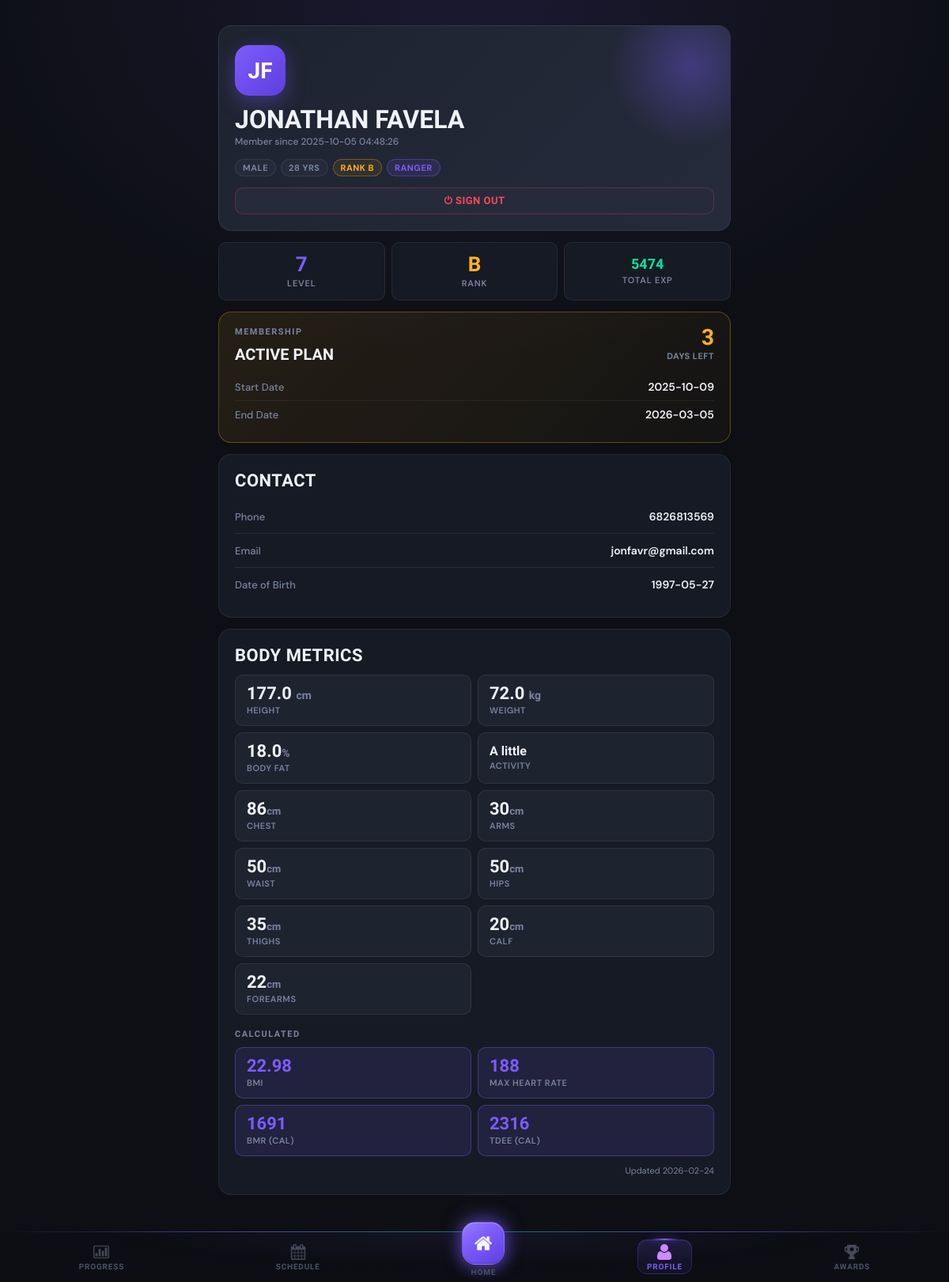
The app's page /profile (signed in) with its own data.
### tables this page shows
CREATE TABLE clients (
                client_id INTEGER PRIMARY KEY AUTOINCREMENT,
                phone_number TEXT UNIQUE NOT NULL,
                pin_hash TEXT NOT NULL,
                first_name TEXT NOT NULL,
                last_name TEXT NOT NULL,
                email TEXT,
                date_of_birth DATE,
                gender TEXT,
                registration_date DATETIME DEFAULT CURRENT_TIMESTAMP,
                status TEXT DEFAULT 'active',
                profile_photo_path TEXT
            );

CREATE TABLE client_gamification (
                gamification_id INTEGER PRIMARY KEY AUTOINCREMENT,
                client_id INTEGER UNIQUE NOT NULL,
                current_level INTEGER DEFAULT 1,
                current_exp INTEGER DEFAULT 0,
                total_exp INTEGER DEFAULT 0,
                rank TEXT DEFAULT 'E',
                client_class TEXT,
                class_unlocked_at_level INTEGER, current_streak INTEGER DEFAULT 0, longest_streak INTEGER DEFAULT 0, total_reps INTEGER DEFAULT 0, workouts_completed INTEGER DEFAULT 0,
                FOREIGN KEY (client_id) REFERENCES clients(client_id) ON DELETE CASCADE
            );

CREATE TABLE client_physical_data (
                physical_id INTEGER PRIMARY KEY AUTOINCREMENT,
                client_id INTEGER NOT NULL,
                height_cm REAL,
                weight_kg REAL,
                body_fat_percentage REAL,
                measurement_date DATE DEFAULT CURRENT_DATE,
                notes TEXT, `activity` TEXT, `chest_cm` TEXT, `arms_cm` TEXT, `forearms_cm` TEXT, `waist_cm` TEXT, `thighs_cm` TEXT, `hips_cm` TEXT, `claf_cm` TEXT,
                FOREIGN KEY (client_id) REFERENCES clients(client_id) ON DELETE CASCADE
            );

### main.py (the view)
@app.route('/profile')
@login_required
def profile():
    client_id = session['client_id']
    client = Client.get_by_id(client_id)
    physical_data = client.get_latest_physical_data()
    gam_data = client.get_gamification_data()
    physical_data_calculated = {}
    if physical_data:
        physical_data_calculated['bmi_value'] = round((physical_data['weight_kg'] / ((physical_data['height_cm'] / 100) ** 2)), 2)
        physical_data_calculated['mhr_value'] = int(208 - (0.7 * client.age))
        if client.gender == 'Male':
            physical_data_calculated['bmr_value'] = int((10 * physical_data['weight_kg']) + (6.25 * physical_data['height_cm']) - (5 * client.age) + 5)
        else:
            physical_data_calculated['bmr_value'] = int((10 * physical_data['weight_kg']) + (6.25 * physical_data['height_cm']) - (5 * client.age) - 161)
        if physical_data['activity'] == "Extreme":
            physical_data_calculated['tdee_value'] = int(physical_data_calculated['bmr_value'] * 1.9)
        elif physical_data['activity'] == "A lot":
            physical_data_calculated['tdee_value'] = int(physical_data_calculated['bmr_value'] * 1.72)
        elif physical_data['activity'] == "Some":
            physical_data_calculated['tdee_value'] = int(physical_data_calculated['bmr_value'] * 1.55)
        elif physical_data['activity'] == "A little":
            physical_data_calculated['tdee_value'] = int(physical_data_calculated['bmr_value'] * 1.37)
        else:
            physical_data_calculated['tdee_value'] = int(physical_data_calculated['bmr_value'] * 1.2)
    mc = MembershipController()
    membership = mc.get_client_membership(client_id)
    if membership:
        start_date = datetime.strptime(membership['start_date'], '%Y-%m-%d').date()
        end_date = datetime.strptime(membership['end_date'], '%Y-%m-%d').date()
        days_left = (end_date - date.today()).days
    return render_template('profile.html',
                         client=client,
                         physical_data=physical_data,
                         physical_data_calculated = physical_data_calculated,
                         gam_data=gam_data,
                         membership=membership,
                         start_date=start_date,
                         end_date=end_date,
                         days_left=days_left)

### controllers/membership_controller.py (called while the page is built)
    def get_client_membership(self, client_id):
        query = """
            SELECT * FROM client_memberships
            WHERE client_id = ?
            ORDER BY end_date DESC
            LIMIT 1
        """
        result = self.db.execute_query(query, (client_id,))
        return dict(result[0]) if result else None

### database/db_manager.py (called while the page is built)
    def connect(self):
        self.conn = sqlite3.connect(self.db_name)
        self.conn.row_factory = sqlite3.Row  # Access columns by name
        self.cursor = self.conn.cursor()

    def disconnect(self):
        if self.conn:
            self.conn.close()

    def execute_query(self, query, params=None):
        self.connect()
        if params:
            self.cursor.execute(query, params)
        else:
            self.cursor.execute(query)
        results = self.cursor.fetchall()
        self.disconnect()
        return results

### main.py (called while the page is built)
def login_required(f):
    @wraps(f)
    def decorated_function(*args, **kwargs):
        if 'client_id' not in session:
            return redirect(url_for('login'))
        return f(*args, **kwargs)
    return decorated_function

### models/client.py (called while the page is built)
    @property
    def full_name(self):
        return f"{self.first_name} {self.last_name}"

    @property
    def age(self):
        if self.date_of_birth:
            if isinstance(self.date_of_birth, str):
                dob = datetime.strptime(self.date_of_birth, '%Y-%m-%d').date()
            else:
                dob = self.date_of_birth
            today = date.today()
            return today.year - dob.year - ((today.month, today.day) < (dob.month, dob.day))
        return None

    def get_latest_physical_data(self):
        db = DatabaseManager()
        query = '''
            SELECT * FROM client_physical_data
            WHERE client_id=?
            ORDER BY measurement_date DESC
            LIMIT 1
        '''
        result = db.execute_query(query, (self.client_id,))
        return dict(result[0]) if result else None

    def get_gamification_data(self):
        db = DatabaseManager()
        query = 'SELECT * FROM client_gamification WHERE client_id=?'
        result = db.execute_query(query, (self.client_id,))
        return dict(result[0]) if result else None

### templates/profile.html (shortened to what this page needs)
{% extends "base.html" %}
{% block content %}
<div class="profile-hero">
    <div class="profile-avatar">
        {{ client.first_name[0] }}{{ client.last_name[0] if client.last_name else '' }}
    </div>
    <div class="profile-name">{{ client.full_name }}</div>
    <div class="profile-since">Member since {{ client.registration_date }}</div>
    <div class="profile-tags">
        {% if client.gender %}<span class="tag">{{ client.gender }}</span>{% endif %}
        {% if client.age %}<span class="tag">{{ client.age }} yrs</span>{% endif %}
        {% if gam_data %}<span class="tag tag-amber">Rank {{ gam_data.rank }}</span>{% endif %}
        {% if gam_data and gam_data.client_class %}<span class="tag tag-brand">{{ gam_data.client_class }}</span>{% endif %}
    </div>
    <a href="{{ url_for('logout') }}" class="btn btn-ghost btn-sm" style="margin-top:14px; color:var(--red); border-color:rgba(255,71,87,0.25); width:100%; justify-content:center;">
        ⏻ Sign Out
    </a>
</div>
{% if gam_data %}
<div class="gam-row">
    <div class="gam-cell">
        <span class="gam-cell-val" style="color:var(--brand);">{{ gam_data.current_level }}</span>
        <span class="gam-cell-lbl">Level</span>
    </div>
    <div class="gam-cell">
        <span class="gam-cell-val" style="color:var(--amber);">{{ gam_data.rank }}</span>
        <span class="gam-cell-lbl">Rank</span>
    </div>
    <div class="gam-cell">
        <span class="gam-cell-val" style="color:var(--green); font-size:18px; padding-top:4px;">{{ gam_data.total_exp }}</span>
        <span class="gam-cell-lbl">Total EXP</span>
    </div>
</div>
{% endif %}
{% if membership %}
{% set mem_class = 'active-membership' if days_left > 5 else ('expiring' if days_left > 0 else 'expired') %}
<div class="membership-card {{ mem_class }}">
    <div class="membership-header">
        <div>
            <div class="section-label">Membership</div>
            <div class="membership-title">Active Plan</div>
        </div>
        <div>
            <div class="days-left-badge {% if days_left > 5 %}ok{% elif days_left > 0 %}warn{% else %}danger{% endif %}">
                {{ days_left if days_left > 0 else '0' }}
            </div>
            <div class="days-left-sub">Days Left</div>
        </div>
    </div>
    <div class="row-item" style="padding:8px 0; border-color:rgba(255,255,255,0.06);">
        <span class="row-item-label">Start Date</span>
        <span class="row-item-value">{{ start_date }}</span>
    </div>
    <div class="row-item" style="padding:8px 0; border-bottom:none;">
        <span class="row-item-label">End Date</span>
        <span class="row-item-value">{{ end_date }}</span>
    </div>
</div>
{% endif %}
<div class="card">
    <h2>Contact</h2>
    <div class="row-item">
        <span class="row-item-label">Phone</span>
        <span class="row-item-value">{{ client.phone_number }}</span>
    </div>
    <div class="row-item">
        <span class="row-item-label">Email</span>
        <span class="row-item-value">{{ client.email or '—' }}</span>
    </div>
    <div class="row-item">
        <span class="row-item-label">Date of Birth</span>
        <span class="row-item-value">{{ client.date_of_birth or '—' }}</span>
    </div>
</div>
{% if physical_data %}
<div class="card">
    <h2>Body Metrics</h2>
    <div class="metrics-grid">
        <div class="metric-item">
            <span class="metric-val">{{ physical_data.height_cm }} <small style="font-size:14px;color:var(--text-muted);">cm</small></span>
            <span class="metric-lbl">Height</span>
        </div>
        <div class="metric-item">
            <span class="metric-val">{{ physical_data.weight_kg }} <small style="font-size:14px;color:var(--text-muted);">kg</small></span>
            <span class="metric-lbl">Weight</span>
        </div>
        {% if physical_data.body_fat_percentage %}
        <div class="metric-item">
            <span class="metric-val">{{ physical_data.body_fat_percentage }}<small style="font-size:14px;color:var(--text-muted);">%</small></span>
            <span class="metric-lbl">Body Fat</span>
        </div>
        {% endif %}
        <div class="metric-item">
            <span class="metric-val" style="font-size:16px; padding-top:3px;">{{ physical_data.activity }}</span>
            <span class="metric-lbl">Activity</span>
        </div>
        {% if physical_data.chest_cm %}<div class="metric-item"><span class="metric-val">{{ physical_data.chest_cm }}<small style="font-size:13px;color:var(--text-muted);">cm</small></span><span class="metric-lbl">Chest</span></div>{% endif %}
        {% if physical_data.arms_cm %}<div class="metric-item"><span class="metric-val">{{ physical_data.arms_cm }}<small style="font-size:13px;color:var(--text-muted);">cm</small></span><span class="metric-lbl">Arms</span></div>{% endif %}
        {% if physical_data.waist_cm %}<div class="metric-item"><span class="metric-val">{{ physical_data.waist_cm }}<small style="font-size:13px;color:var(--text-muted);">cm</small></span><span class="metric-lbl">Waist</span></div>{% endif %}
        {% if physical_data.hips_cm %}<div class="metric-item"><span class="metric-val">{{ physical_data.hips_cm }}<small style="font-size:13px;color:var(--text-muted);">cm</small></span><span class="metric-lbl">Hips</span></div>{% endif %}
        {% if physical_data.thighs_cm %}<div class="metric-item"><span class="metric-val">{{ physical_data.thighs_cm }}<small style="font-size:13px;color:var(--text-muted);">cm</small></span><span class="metric-lbl">Thighs</span></div>{% endif %}
        {% if physical_data.claf_cm %}<div class="metric-item"><span class="metric-val">{{ physical_data.claf_cm }}<small style="font-size:13px;color:var(--text-muted);">cm</small></span><span class="metric-lbl">Calf</span></div>{% endif %}
        {% if physical_data.forearms_cm %}<div class="metric-item"><span class="metric-val">{{ physical_data.forearms_cm }}<small style="font-size:13px;color:var(--text-muted);">cm</small></span><span class="metric-lbl">Forearms</span></div>{% endif %}
    </div>
    <div class="section-label" style="margin-top:18px;">Calculated</div>
    <div class="calc-grid">
        {% if physical_data_calculated.bmi_value %}
        <div class="calc-item">
            <span class="calc-val">{{ physical_data_calculated.bmi_value }}</span>
            <span class="calc-lbl">BMI</span>
        </div>
        {% endif %}
        {% if physical_data_calculated.mhr_value %}
        <div class="calc-item">
            <span class="calc-val">{{ physical_data_calculated.mhr_value }}</span>
            <span class="calc-lbl">Max Heart Rate</span>
        </div>
        {% endif %}
        {% if physical_data_calculated.bmr_value %}
        <div class="calc-item">
            <span class="calc-val">{{ physical_data_calculated.bmr_value }}</span>
            <span class="calc-lbl">BMR (cal)</span>
        </div>
        {% endif %}
        {% if physical_data_calculated.tdee_value %}
        <div class="calc-item">
            <span class="calc-val">{{ physical_data_calculated.tdee_value }}</span>
            <span class="calc-lbl">TDEE (cal)</span>
        </div>
        {% endif %}
    </div>
    <p style="font-size:11px; margin-top:10px; text-align:right;">Updated {{ physical_data.measurement_date }}</p>
</div>
{% else %}
<div class="card">
    <h2>Body Metrics</h2>
    <p>No physical data recorded yet.</p>
</div>
{% endif %}
{% endblock %}

### templates/base.html (style rules this page uses)
:root { --brand: #7c5cfc; --brand-glow: rgba(124, 92, 252, 0.35); --brand-dim: rgba(124, 92, 252, 0.12); --green: #00e5a0; --green-glow: rgba(0, 229, 160, 0.3); --amber: #ffb020; --red: #ff4757; --bg: #0d0f14; --surface: #161a24; --surface-2: #1e2330; --surface-3: #252b3b; --border: rgba(255,255,255,0.07); --border-2: rgba(255,255,255,0.12); --text: #f0f2f8; --text-muted: #7a84a0; --text-dim: #4a5168; --radius: 16px; --radius-sm: 10px; --font-display:'Barlow Condensed', sans-serif; --font-body: 'DM Sans', sans-serif; --nav-height: 64px; }
*, *::before, *::after { margin: 0; padding: 0; box-sizing: border-box; }
body { font-family: var(--font-body); background: var(--bg); color: var(--text); min-height: 100vh; padding-top: 16px; padding-bottom: calc(var(--nav-height) + 32px); background-image: radial-gradient(ellipse 80% 40% at 50% 0%, rgba(124,92,252,0.12) 0%, transparent 70%); }
.card { background: var(--surface); border: 1px solid var(--border); border-radius: var(--radius); padding: 20px; margin-bottom: 14px; }
h1, h2, h3 { font-family: var(--font-display); color: var(--text); text-transform: uppercase; letter-spacing: 0.5px; font-weight: 800; }
h2 { font-size: 22px; margin-bottom: 12px; }
p { color: var(--text-muted); font-size: 14px; line-height: 1.6; }
.btn { display: inline-flex; align-items: center; justify-content: center; gap: 6px; padding: 12px 22px; border-radius: var(--radius-sm); text-decoration: none; font-family: var(--font-display); font-size: 16px; font-weight: 700; letter-spacing: 0.5px; text-transform: uppercase; transition: all 0.2s; border: none; cursor: pointer; }
.btn-ghost { background: var(--surface-3); border: 1px solid var(--border); color: var(--text-muted); }
.btn-sm { padding: 8px 14px; font-size: 13px; }
.row-item { display: flex; justify-content: space-between; align-items: center; padding: 12px 0; border-bottom: 1px solid var(--border); }
.row-item:last-child { border-bottom: none; }
.row-item-label { color: var(--text-muted); font-size: 13px; font-weight: 500; }
.row-item-value { font-weight: 600; font-size: 14px; color: var(--text); }
.section-label { font-size: 11px; font-weight: 700; text-transform: uppercase; letter-spacing: 1.5px; color: var(--text-muted); margin-bottom: 10px; font-family: var(--font-display); }
.tag { display: inline-block; font-size: 11px; font-weight: 700; padding: 3px 9px; border-radius: 99px; border: 1px solid var(--border); background: var(--surface-3); color: var(--text-muted); text-transform: uppercase; letter-spacing: 0.5px; }
.tag-brand { color: var(--brand); border-color: var(--brand-glow); background: var(--brand-dim); }
.tag-amber { color: var(--amber); border-color: rgba(255,176,32,0.3); background: rgba(255,176,32,0.08); }

### records on screen
clients: first_name "J", last_name "F", registration_date "2025-10-05 04:48:26", gender "MALE", phone_number "6826813569", email "jonfavr@gmail.com", date_of_birth "1997-05-27"
client_gamification: rank "B", client_class "RANGER", current_level "7", total_exp "5474"
client_physical_data: height_cm "177.0", weight_kg "72.0", body_fat_percentage "18.0", activity "A little", chest_cm "86", arms_cm "30", waist_cm "50", hips_cm "50", thighs_cm "35", claf_cm "20", forearms_cm "22", measurement_date "2026-02-24"

### other values on screen
{{ client.full_name }} "JONATHAN FAVELA"
{{ client.age }} "28"
{{ start_date }} "2025-10-09"
{{ end_date }} "2026-03-05"
{{ physical_data_calculated.bmi_value }} "22.98"
{{ physical_data_calculated.mhr_value }} "188"
{{ physical_data_calculated.bmr_value }} "1691"
{{ physical_data_calculated.tdee_value }} "2316"
